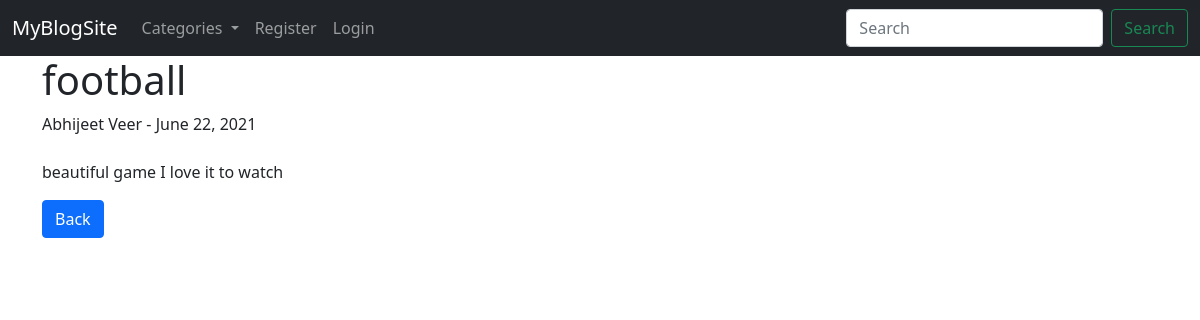
Screenshot of /article/8 with the database file from the repository.
### theblog/models.py (models this page shows, shortened)
class Post(models.Model):
    title=models.CharField(max_length=255)
    title_tag=models.CharField(max_length=255, default="")
    author=models.ForeignKey(User,on_delete=models.CASCADE)
    body=models.TextField()
    post_date=models.DateField(auto_now_add=True)
    category=models.CharField(max_length=255, default="programming")

### theblog/views.py (the view)
# urls.py: path('article/<int:pk>', ArticleDetailView.as_view(), name='article-detail'),
class ArticleDetailView(generic.DetailView):
    model=Post
    template_name= 'article.html'
    def get_context_data(self, *args, **kwargs):
        cat_menu= Category.objects.all()
        context= super(ArticleDetailView,self).get_context_data(*args, **kwargs)
        context["cat_menu"]=cat_menu
        return context

### theblog/models.py (called while the page is built)
    def __str__(self):
        return self.name

### theblog/templates/article.html (shortened to what this page needs)
{% extends 'base.html' %}
{% block content %}
<h1>{{ post.title }}</h1>
<div>{{ post.author.first_name }} {{post.author.last_name}} - {{post.post_date}}</div>
    <br><p class="article-content">{{ post.body }}</p><a href="{% url 'home' %}" class="btn btn-primary">Back</a>
{% endblock %}

### rows the page displays
Post: title "football", author.first_name "Abhijeet", author.last_name "Veer", post_date "June 22, 2021", body "beautiful game I love it to watch"
